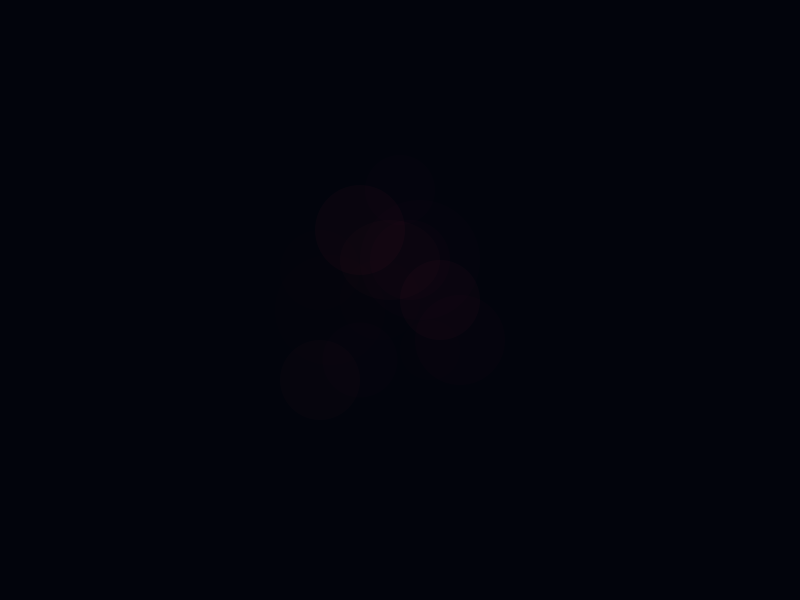
Frame 1 (no input)
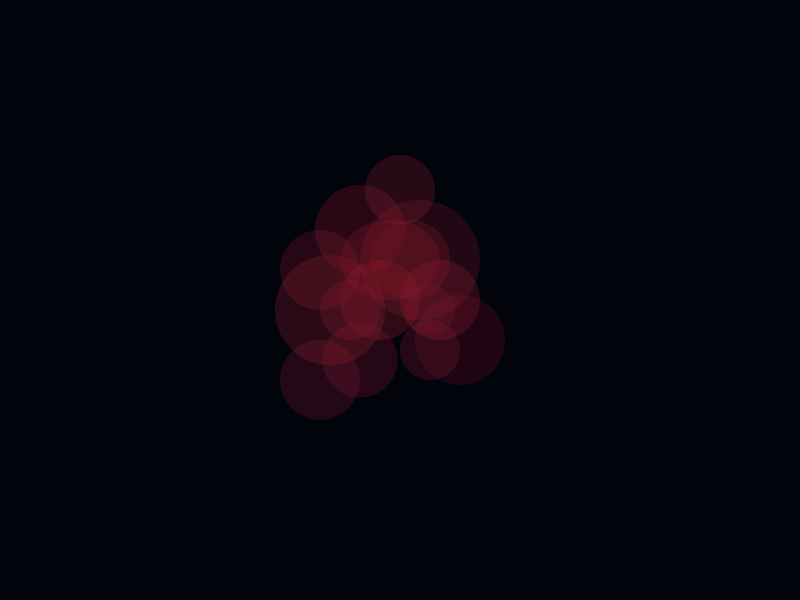
Frame 60 (the mouse pressed at the canvas centre just before this capture)
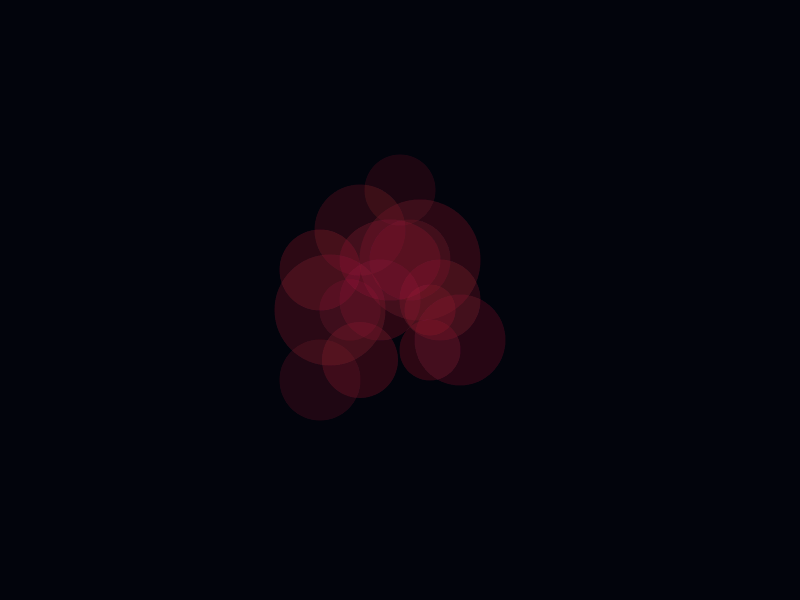
Frame 120 (the mouse held since frame 60 and released just before this capture)

The Processing sketch that drew these frames (run headless with seeded random() and noise(); from frame 60 on, the mouse is pressed at the canvas centre):

// Processing sketch: processing_63883
// ── processing_63883.pde

int d = 60;
int r=0;
 
void setup () {
  size(800,600);
  frameRate(12);
  noStroke();
  smooth();
  background(2,4,12);
  
   
}
 
void draw(){
  fill(2,4,12,random(8,30));
  rect(0,0,width,height);
  fill(189,30,55,random(10));
  ellipse (380,300,80+r,80+r);
  fill(189,30,55,random(10));
  ellipse (360,230,90+r,90+r);
  fill(189,30,55,random(10));
  ellipse (430,350,60+r,60+r);
  fill(189,30,55,random(10));
  ellipse (440,300,80+r,80+r);
  fill(189,30,55,random(10));
  ellipse (400,190,70+r,70+r);
  fill(189,30,55,random(10));
  ellipse (410,260,80+r,80+r);
  fill(189,30,55,random(10));
  ellipse (390,260,100+r,80+r) ;
  fill(189,30,55,random(10));
  ellipse (420,260,120+r,120+r);
  fill(189,30,55,random(10));
  ellipse (430,310,50+r,50+r);
  fill(189,30,55,random(10));
  ellipse (330,310,110+r,110+r);
  fill(189,30,55,random(10));
  ellipse (350,310,60+r,60+r);
  fill(189,30,55,random(10));
  ellipse (360,360,75+r,75+r);
  fill(189,30,55,random(10));
  ellipse (460,340,90+r,90+r);
  fill(189,30,55,random(10));
  ellipse (320,380,80+r,80+r);
  fill(189,30,55,random(10));
  ellipse (320,270,80+r,80+r);

}

void mousePressed() {
  r=r+int(random(20));
}

void keyPressed() {
  fill(2,4,12);
  rect(0,0,width,height);
  r = -10;
}
